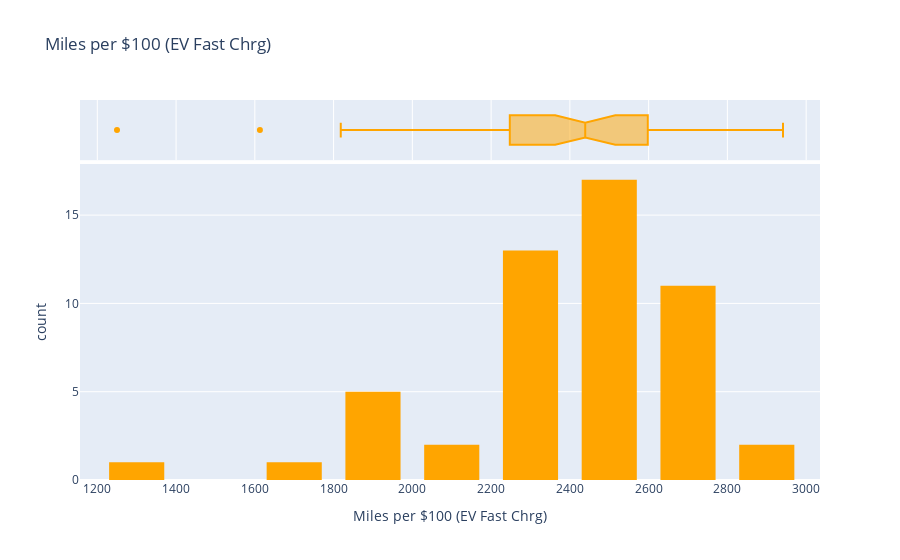

Notebook cell for this chart:
### Code cell
# ploting the top makes using histogram
fig = px.histogram(cost_per100_toplot_df,
                   x='Miles per $100 (EV Fast Chrg)',
                    marginal='box',
                   color_discrete_sequence=['Orange'],
                   title='Miles per $100 (EV Fast Chrg)')

fig.update_layout(bargap=0.3)
fig.show()

### Figure 1 — Plotly figure (JSON) as saved in the notebook; plotly's stock layout.template omitted (floating-point values rounded to 4 significant figures)
{"data": [{"alignmentgroup": "True", "bingroup": "x", "hovertemplate": "Miles per $100 (EV Fast Chrg)=%{x}<br>count=%{y}<extra></extra>", "legendgroup": "", "marker": {"color": "Orange", "pattern": {"shape": ""}}, "name": "", "offsetgroup": "", "orientation": "v", "showlegend": false, "type": "histogram", "x": [2632.0, 2778.0, 2703.0, 2778.0, 2439, 2941.0, 2632.0, 2632.0, 2564.0, 2500, 2381, 2778.0, 2703.0, 2439, 2632.0, 2564.0, 2381, 2564.0, 2703.0, 2564.0, 2381, 2500, 2439, 2778.0, 2857.0, 2381, 2439, 2500, 2439, 2273.0, 2564.0, 2222.0, 2381, 2439, 2500, 2395.0, 2439, 2564.0, 2273.0, 2381, 2222.0, 2222.0, 2222.0, 1923.0, 2000, 1887.0, 1961.0, 2041.0, 1923.0, 1818.0, 1613.0, 1250], "xaxis": "x", "yaxis": "y"}, {"alignmentgroup": "True", "hovertemplate": "Miles per $100 (EV Fast Chrg)=%{x}<extra></extra>", "legendgroup": "", "marker": {"color": "Orange"}, "name": "", "notched": true, "offsetgroup": "", "showlegend": false, "type": "box", "x": [2632.0, 2778.0, 2703.0, 2778.0, 2439, 2941.0, 2632.0, 2632.0, 2564.0, 2500, 2381, 2778.0, 2703.0, 2439, 2632.0, 2564.0, 2381, 2564.0, 2703.0, 2564.0, 2381, 2500, 2439, 2778.0, 2857.0, 2381, 2439, 2500, 2439, 2273.0, 2564.0, 2222.0, 2381, 2439, 2500, 2395.0, 2439, 2564.0, 2273.0, 2381, 2222.0, 2222.0, 2222.0, 1923.0, 2000, 1887.0, 1961.0, 2041.0, 1923.0, 1818.0, 1613.0, 1250], "xaxis": "x2", "yaxis": "y2"}], "layout": {"bargap": 0.3, "barmode": "relative", "legend": {"tracegroupgap": 0}, "title": {"text": "Miles per $100 (EV Fast Chrg)"}, "xaxis": {"anchor": "y", "domain": [0, 1], "title": {"text": "Miles per $100 (EV Fast Chrg)"}}, "xaxis2": {"anchor": "y2", "domain": [0, 1], "matches": "x", "showgrid": true, "showticklabels": false}, "yaxis": {"anchor": "x", "domain": [0, 0.8316], "title": {"text": "count"}}, "yaxis2": {"anchor": "x2", "domain": [0.8416, 1], "matches": "y2", "showgrid": false, "showline": false, "showticklabels": false, "ticks": ""}}}
